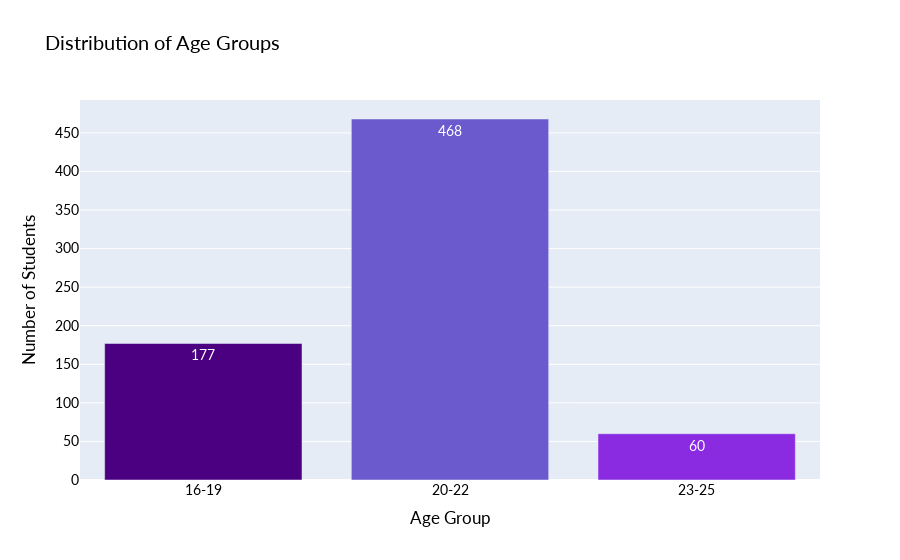

Notebook code cell kept with this figure:
### Markdown cell above
## 1. Age Group

Age is more than just a number- it’s a behavioral compass. In this context, it helps us decode maturity levels, digital tendencies, and academic resilience. Whether it’s a 19-year-old riding the algorithm wave on TikTok or a 24-year-old balancing coursework with real-world responsibilities, age gives us context that raw numbers can’t.

In this analysis, we’ve grouped students into distinct **age bands** to make patterns easier to spot- because let’s face it, analyzing a swarm of floating integers isn’t anyone’s idea of clarity. These bins aren’t arbitrary; they reflect real transitions in lifestyle, motivation, and digital consumption.

So before we start connecting dots between screen time and sleep cycles, let’s answer a simple question:  
**Who’s actually in this data?**

### Code cell
# Get and display the value counts for age groups
age_group_summary = (student_df['age_group']
    .value_counts()
    .reset_index()
    .rename(columns={'index': 'age_group', 'age_group': 'count'})
    .sort_values('age_group')
)

# Display summary before plotting
print('Age Group Counts:\n', age_group_summary)

# Create bar plot
fig = px.bar(
    age_group_summary, 
    x = 'age_group', 
    y = 'count',
    color = 'age_group',
    title = 'Distribution of Age Groups',
    text = 'count',
    color_discrete_sequence = ['#4B0082', '#6A5ACD', '#8A2BE2']
)

fig.update_layout(
    font = dict(family = 'Lato', size = 14, color = 'black'),

    xaxis_title = 'Age Group',
    yaxis_title = 'Number of Students',
    showlegend = False
)

fig.show()

### Figure 1 — Plotly figure (JSON) as saved in the notebook; plotly's stock layout.template omitted (floating-point values rounded to 4 significant figures)
{"data": [{"alignmentgroup": "True", "hovertemplate": "age_group=%{x}<br>count=%{text}<extra></extra>", "legendgroup": "16-19", "marker": {"color": "#4B0082"}, "name": "16-19", "offsetgroup": "16-19", "orientation": "v", "showlegend": true, "text": [177], "textposition": "auto", "type": "bar", "x": ["16-19"], "xaxis": "x", "y": [177], "yaxis": "y"}, {"alignmentgroup": "True", "hovertemplate": "age_group=%{x}<br>count=%{text}<extra></extra>", "legendgroup": "20-22", "marker": {"color": "#6A5ACD"}, "name": "20-22", "offsetgroup": "20-22", "orientation": "v", "showlegend": true, "text": [468], "textposition": "auto", "type": "bar", "x": ["20-22"], "xaxis": "x", "y": [468], "yaxis": "y"}, {"alignmentgroup": "True", "hovertemplate": "age_group=%{x}<br>count=%{text}<extra></extra>", "legendgroup": "23-25", "marker": {"color": "#8A2BE2"}, "name": "23-25", "offsetgroup": "23-25", "orientation": "v", "showlegend": true, "text": [60], "textposition": "auto", "type": "bar", "x": ["23-25"], "xaxis": "x", "y": [60], "yaxis": "y"}], "layout": {"barmode": "relative", "font": {"color": "black", "family": "Lato", "size": 14}, "legend": {"title": {"text": "age_group"}, "tracegroupgap": 0}, "showlegend": false, "title": {"text": "Distribution of Age Groups"}, "xaxis": {"anchor": "y", "categoryarray": ["16-19", "20-22", "23-25"], "categoryorder": "array", "domain": [0, 1], "title": {"text": "Age Group"}}, "yaxis": {"anchor": "x", "domain": [0, 1], "title": {"text": "Number of Students"}}}}
